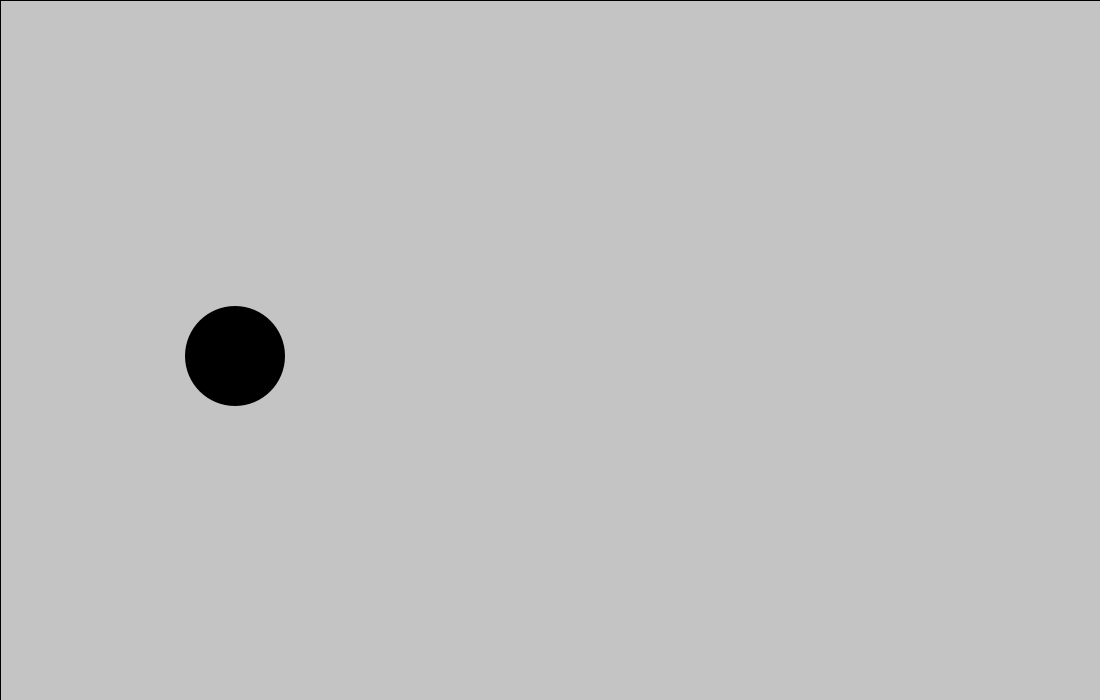
Frame 1 (no input)
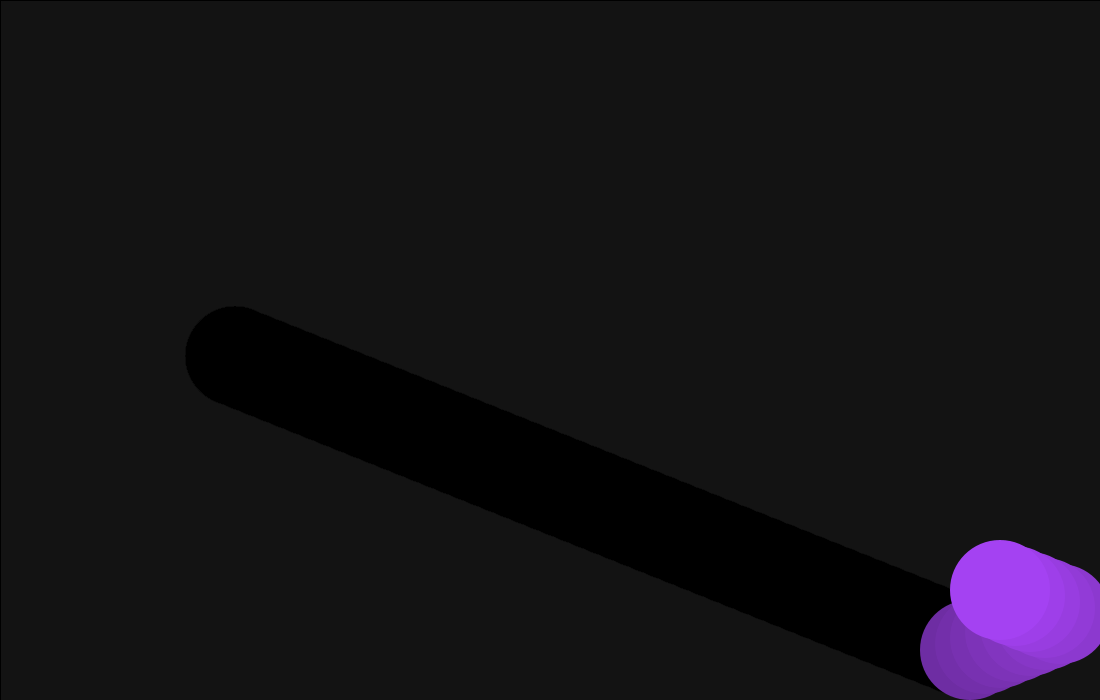
Frame 60 (the mouse pressed at the canvas centre just before this capture)
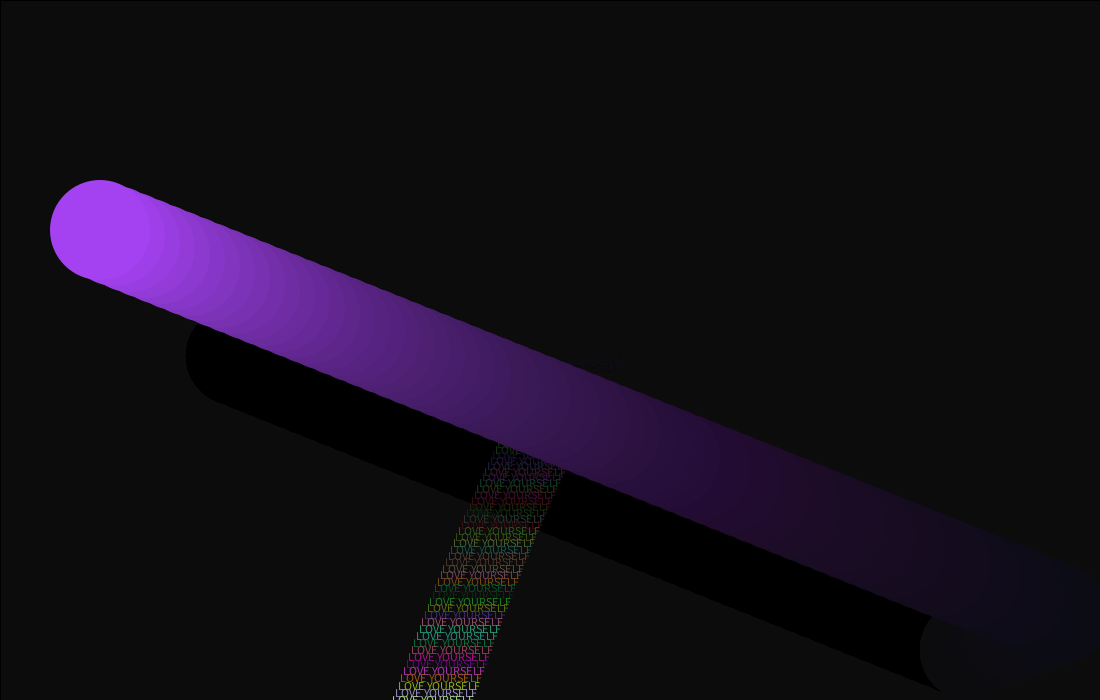
Frame 120 (the mouse held since frame 60 and released just before this capture)

The Processing sketch that drew these frames (run headless with seeded random() and noise(); from frame 60 on, the mouse is pressed at the canvas centre):

// Processing sketch: sketch_homeworkAssignment7
// ── sketch_homeworkAssignment7.pde
ArrayList<Particle> particles;
String s = "LOVE YOURSELF";

PVector position; 
PVector velocity; 

float r, g, b; 
int radius; 
 
void setup() {
  size(1100, 700);
  particles = new ArrayList<Particle>();
 //smooth(); //smoothes the edges of any shape
  String s = "lum is dope";
  position = new PVector( width/5, height/2); 
  velocity = new PVector(15, 6); 
  radius = 100; 
  
}
 
void draw() {
 fill(0, 10); 
  rect(0, 0, width, height);
  //background(0);

  for (int i=0; i<particles.size(); i++) {
    Particle p = particles.get(i);
    p.run();
    p.gravity();
    p.display();
 
    
    if (p.y>height) {
      p.bounce();
    }
    
    if(p.x<0 || p.x>width){
      p.sideBounce();
    }
    
    if(p.y<0){
      particles.remove(i);
    }
  }
  
  position.add(velocity); 
  
  if( position.x >= (width- radius/2) || position.x <= radius/2){
    velocity.x = velocity.x *-1; 
  }
  if( position.y >= (height-radius/2) || position.y <= radius/2){
    velocity.y = velocity.y *-1 ; 
  }
  
  if( position.x== (width- radius/2) || position.x== radius/2 ){
    r = random(0,255); 
    g = random(0, 255); 
    b = random(0, 255); 
  }
  
  if( position.y>= (height- radius/2) || position.y<= radius/2 ){
     r = random(0,255); 
     g = random(0, 255); 
     b = random(0, 255); 
  }
  
    noStroke();   
    fill(r, g, b); 
    ellipse(position.x , position.y, radius, radius); 
  
 
}

 
void mousePressed() {
  
  particles.add(new Particle()); 
}
 

class Particle {
  float x; 
  float y;
  
  float xspeed;  
  float yspeed;
  
  float size;

  int c;
  int r;
  int g;
  int b;

  Particle() {
    x = mouseX;
    y = mouseY;
    
    xspeed = random(-5, 5); 
    yspeed = random(1, 5);
    
  }
 
  void run() {
    x = x + xspeed;
    y = y + yspeed;
  }
 
  void  gravity() { 
    yspeed += 0.05;
    
  }
  
  void bounce(){
    yspeed = -yspeed;
    
  }
  
  void sideBounce(){
    xspeed = -xspeed;
  }
 
  void display() {
    
    c = (int) (abs(xspeed) + abs(yspeed))*10 + 30;
    
    r = 250 - c;
    g = c;
    b = c + 40;
    
    noStroke();
    fill(r,g,b);

    if(abs(xspeed) > abs(yspeed)){
      size = abs(xspeed)*5 + 5;
    }else{
      size = abs(yspeed)*5 + 5;
    }

    fill(random(0, 255),random(0, 255),random(0, 255));
    text(s, x, y);

  }
}
